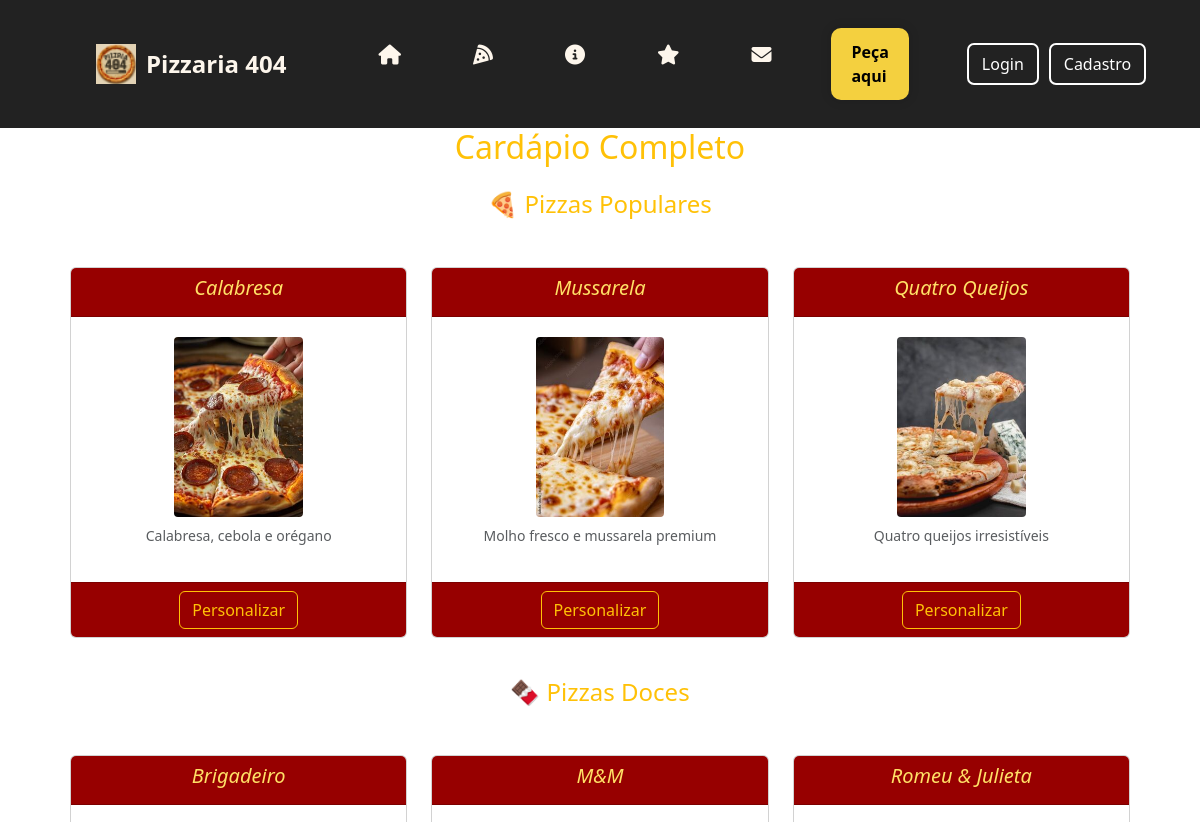
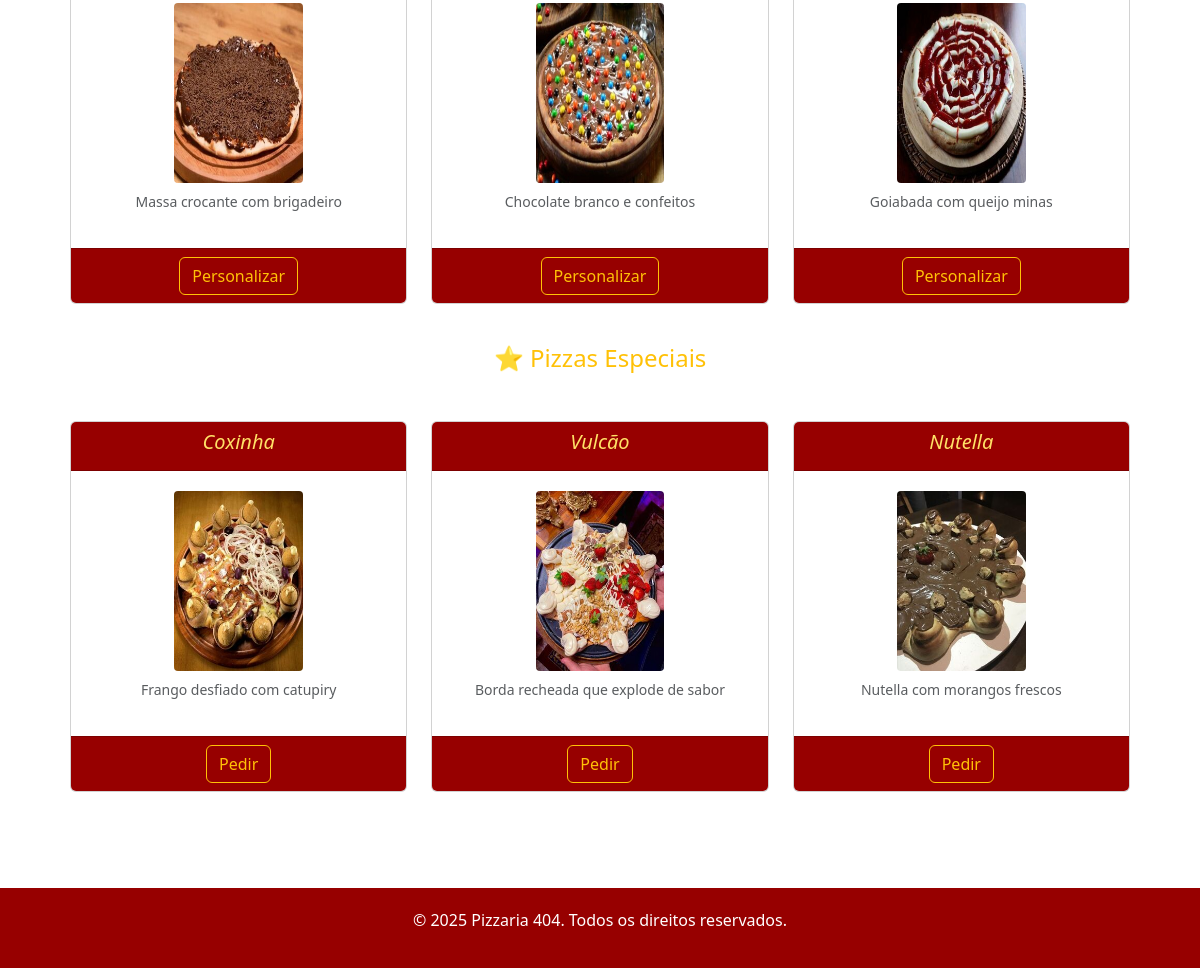
The app's page /cardapio with its own data (2 pictures, top to bottom).
### tables this page shows
CREATE TABLE Produtos (
                Id         INTEGER PRIMARY KEY AUTOINCREMENT,
                Nome       TEXT    NOT NULL UNIQUE,
                Preco      REAL    NOT NULL,
                Foto       TEXT,
                Descricao  TEXT,
                Categoria  TEXT    NOT NULL
            , tags TEXT, ativo INTEGER NOT NULL DEFAULT 1);

### backend/infra/server/routes.py (the view)
@bp.route("/cardapio")
def cardapio_page():
    produtos = produto_repo.get_all()
    return render_template("cardapio.html", produtos=produtos)

### backend/infra/db.py (called while the page is built)
def get_db():
    conn = sqlite3.connect(DB_PATH)
    conn.row_factory = sqlite3.Row
    return conn

### backend/infra/storage/sqlite/model/sqlite_produto_model.py (called while the page is built)
    @staticmethod
    def to_entity(row) -> Produto:
        if not row:
            return None
        return Produto(
            id=row["Id"],
            nome=row["Nome"],
            preco=row["Preco"],
            foto=row["Foto"],
            descricao=row["Descricao"],
            categoria=row["Categoria"],
            tags=json.loads(row["Tags"]) if row["Tags"] else [],
            ativo=bool(row["Ativo"]) if "Ativo" in row.keys() else True
        )

### backend/infra/storage/sqlite/sqlite_produto_repository.py (called while the page is built)
    def get_all(self) -> List[Produto]:
        with get_db() as conn:
            rows = conn.execute("SELECT * FROM Produtos ORDER BY Id ASC").fetchall()
            return [SqliteProdutoModel.to_entity(r) for r in rows]

### frontend/templates/cardapio.html (shortened to what this page needs)
{% extends "base.html" %}
{% block content %}
<div class="container pb-5">
  <div class="text-center text-warning mt-4 mb-2">
    <h2>Cardápio Completo</h2>
  </div>
  <h4 class="text-center text-warning mt-4">🍕 Pizzas Populares</h4>
  <div class="row m-3 g-4">
    {% for prod in produtos if prod.categoria == 'Populares' %}
    <div class="col-12 col-sm-6 col-md-4">
      <div class="card h-100 mt-2">
        <div class="card-header text-center"><h5><em>{{ prod.nome }}</em></h5></div>
        <div class="card-body d-flex flex-column align-items-center justify-content-center">
          <img src="{{ url_for('static', filename='image/' + prod.foto) }}" class="img-fluid" alt="{{ prod.nome }}" />
          <p class="text-muted small mt-2 text-center">{{ prod.descricao }}</p>
        </div>
        <div class="card-footer text-center">
          <a href="{{ url_for('routes.carrinho_page', item=prod.nome) }}" class="btn btn-outline-warning">Personalizar</a>
        </div>
      </div>
    </div>
    {% endfor %}
  </div>
  <h4 class="text-center text-warning mt-5">🍫 Pizzas Doces</h4>
  <div class="row m-3 g-4">
    {% for prod in produtos if prod.categoria == 'Doces' %}
    <div class="col-12 col-sm-6 col-md-4">
      <div class="card h-100 mt-2">
        <div class="card-header text-center"><h5><em>{{ prod.nome }}</em></h5></div>
        <div class="card-body d-flex flex-column align-items-center justify-content-center">
          <img src="{{ url_for('static', filename='image/' + prod.foto) }}" class="img-fluid" alt="{{ prod.nome }}" />
          <p class="text-muted small mt-2 text-center">{{ prod.descricao }}</p>
        </div>
        <div class="card-footer text-center">
          <a href="{{ url_for('routes.carrinho_page', item=prod.nome) }}" class="btn btn-outline-warning">Personalizar</a>
        </div>
      </div>
    </div>
    {% endfor %}
  </div>
  <h4 class="text-center text-warning mt-5">⭐ Pizzas Especiais</h4>
  <div class="row m-3 g-4">
    {% for prod in produtos if prod.categoria == 'Especiais' %}
    <div class="col-12 col-sm-6 col-md-4">
      <div class="card h-100 mt-2">
        <div class="card-header text-center"><h5><em>{{ prod.nome }}</em></h5></div>
        <div class="card-body d-flex flex-column align-items-center justify-content-center">
          <img src="{{ url_for('static', filename='image/' + prod.foto) }}" class="img-fluid" alt="{{ prod.nome }}" />
          <p class="text-muted small mt-2 text-center">{{ prod.descricao }}</p>
        </div>
        <div class="card-footer text-center">
          <a href="{{ url_for('routes.carrinho_page', item=prod.nome) }}" class="btn btn-outline-warning">Pedir</a>
        </div>
      </div>
    </div>
    {% endfor %}
  </div>
</div>
<footer>
  <p>&copy; 2025 Pizzaria 404. Todos os direitos reservados.</p>
</footer>
{% endblock %}

### frontend/templates/base.html (shortened to what this page needs)
<!DOCTYPE html>
<html lang="pt-BR">
<head>
  <link rel="stylesheet" href="{{ url_for('static', filename='css/style.css') }}" />
  <link rel="stylesheet" href="https://cdnjs.cloudflare.com/ajax/libs/font-awesome/6.5.0/css/all.min.css" />
  <link href="https://cdn.jsdelivr.net/npm/bootstrap@5.3.6/dist/css/bootstrap.min.css" rel="stylesheet" />
</head>
<body>
  {% block navbar %}
  <header>
    <div id="navbar">
      <a href="/" id="nav_logo">
        <img src="{{ url_for('static', filename='image/icone.png') }}" alt="Logo Pizzaria 404" />
        Pizzaria 404
      </a>
      <ul id="nav_list">
        <li class="nav-item">
          <a href="/#inicio" class="nav-link-icon" data-tooltip="Início">
            <i class="fa-solid fa-house"></i>
          </a>
        </li>
        <li class="nav-item">
          <a href="/#cardapio" class="nav-link-icon" data-tooltip="Cardápio">
            <i class="fa-solid fa-pizza-slice"></i>
          </a>
        </li>
        <li class="nav-item">
          <a href="/sobre" class="nav-link-icon" data-tooltip="Sobre Nós">
            <i class="fa-solid fa-circle-info"></i>
          </a>
        </li>
        <li class="nav-item">
          <a href="/#depoimentos" class="nav-link-icon" data-tooltip="Avaliações">
            <i class="fa-solid fa-star"></i>
          </a>
        </li>
        <li class="nav-item">
          <a href="/#contato" class="nav-link-icon" data-tooltip="Contato">
            <i class="fa-solid fa-envelope"></i>
          </a>
        </li>
      </ul>
      <div class="btn-default">
        <a href="/cardapio">Peça aqui</a>
      </div>
      <div class="auth" id="auth-nav-desktop">
      </div>
    </div>
  </header>
  {% endblock %}
  {% block content %}{% endblock %}
</body>
</html>

### frontend/static/css/style.css (style rules this page uses)
* { margin: 0; padding: 0; box-sizing: border-box; }
body { font-family: 'Courier New', monospace; line-height: 2.0; background: #e6e0e0; color: #000000; }
header { width: 100%; padding: 28px 8%; background-color: #222222; position: fixed; top: 0; left: 0; z-index: 100; }
.btn-default { border: none; display: flex; align-items: center; justify-content: center; padding: 12px 20px; border-radius: 10px; color: #000000; font-weight: 600; background-color: #F4D03F; box-shadow: 0px 0px 10px 2px rgba(0,0,0,0.1); cursor: pointer; transition: background-color .2s ease; }
.btn-default a { text-decoration: none; color: #000; }
#navbar { width: 100%; display: flex; align-items: center; justify-content: flex-start; gap: 48px; }
#nav_logo { flex: 0 0 auto; }
#nav_list { flex: 1 1 auto; }
.auth { flex: 0 0 auto; margin-left: auto; display: flex; align-items: center; }
#navbar a { text-decoration: none; }
#nav_logo { font-size: 24px; font-weight: bolder; color: #FDF6EC; display: flex; align-items: center; gap: 10px; }
#nav_logo img { width: 40px; }
#nav_list { display: flex; list-style: none; gap: 48px; justify-content: center; }
.nav-item a { text-decoration: none; color: #FDF6EC; font-weight: 600; transition: color 0.3s; }
.nav-link-icon { position: relative; font-size: 20px; color: #FDF6EC !important; padding: 8px 12px; border-radius: 8px; transition: all 0.25s ease-in-out; display: inline-flex; align-items: center; justify-content: center; text-decoration: none; border-bottom: 2px solid transparent; }
.nav-link-icon::after { content: attr(data-tooltip); position: absolute; bottom: -42px; left: 50%; transform: translateX(-50%) translateY(10px); background: #222222; color: #FDF6EC; font-size: 11px; font-weight: 600; font-family: system-ui, -apple-system, sans-serif !important; padding: 6px 12px; border-radius: 6px; white-space: nowrap; opacity: 0; visibility: hidden; transition: all 0.2s ease-in-out; box-shadow: 0 4px 12px rgba(0, 0, 0, 0.2); border: 1px solid rgba(255, 255, 255, 0.1); pointer-events: none; z-index: 1000; }
.nav-link-icon::before { content: ''; position: absolute; bottom: -17px; left: 50%; transform: translateX(-50%) translateY(10px); border-width: 6px; border-style: solid; border-color: transparent transparent #222222 transparent; opacity: 0; visibility: hidden; transition: all 0.2s ease-in-out; pointer-events: none; z-index: 1000; }
footer { background: #970000; color: #fff; text-align: center; padding: 20px; margin-top: 40px; }
body { min-height: 100vh; display: flex; flex-direction: column; }
#content, .container, .section, #hero, #cardapio, #sobre, #depoimentos, #contato { flex: 1 0 auto; }
footer { flex: 0 0 auto; }
body { padding-top: 104px; }

### frontend/templates/cardapio.html (style rules this page uses)
body { padding-top: 104px; }
.card-header { background-color: #970000; color: #ffe066; }
.card-footer { background-color: #970000; }
.card img { max-height: 180px; object-fit: cover; border-radius: 4px; }

### records on screen
Produtos: nome "Calabresa", Foto (picture), descricao "Calabresa, cebola e orégano"
Produtos: nome "Mussarela", Foto (picture), descricao "Molho fresco e mussarela premium"
Produtos: nome "Quatro Queijos", Foto (picture), descricao "Quatro queijos irresistíveis"
Produtos: nome "Brigadeiro", Foto (picture), descricao "Massa crocante com brigadeiro"
Produtos: nome "M&M", Foto (picture), descricao "Chocolate branco e confeitos"
Produtos: nome "Romeu & Julieta", Foto (picture), descricao "Goiabada com queijo minas"
Produtos: nome "Coxinha", Foto (picture), descricao "Frango desfiado com catupiry"
Produtos: nome "Vulcão", Foto (picture), descricao "Borda recheada que explode de sabor"
Produtos: nome "Nutella", Foto (picture), descricao "Nutella com morangos frescos"
